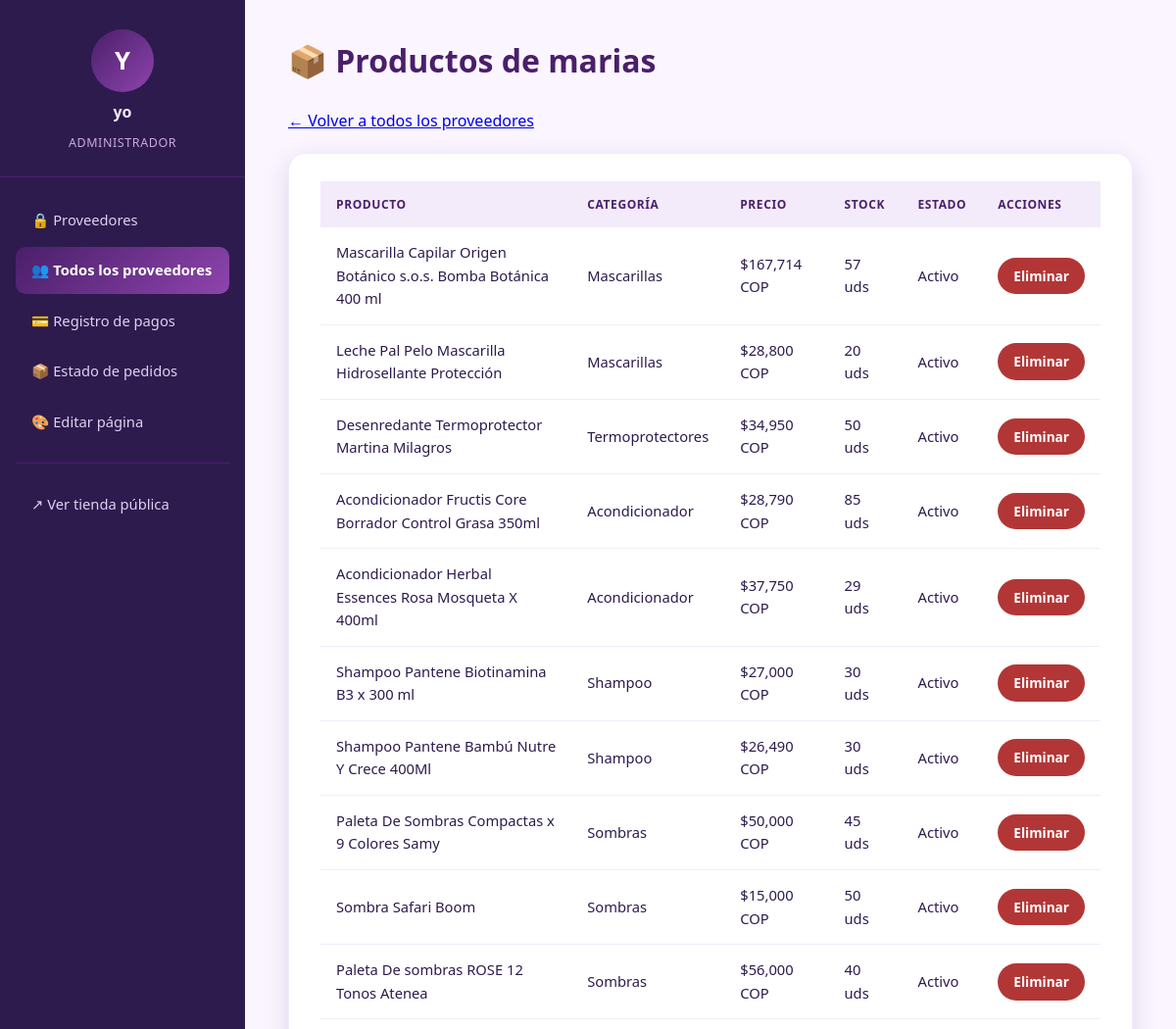
/adm/proveedores/6/productos/ (signed in, upper part), run on an earlier commit of the app's database.
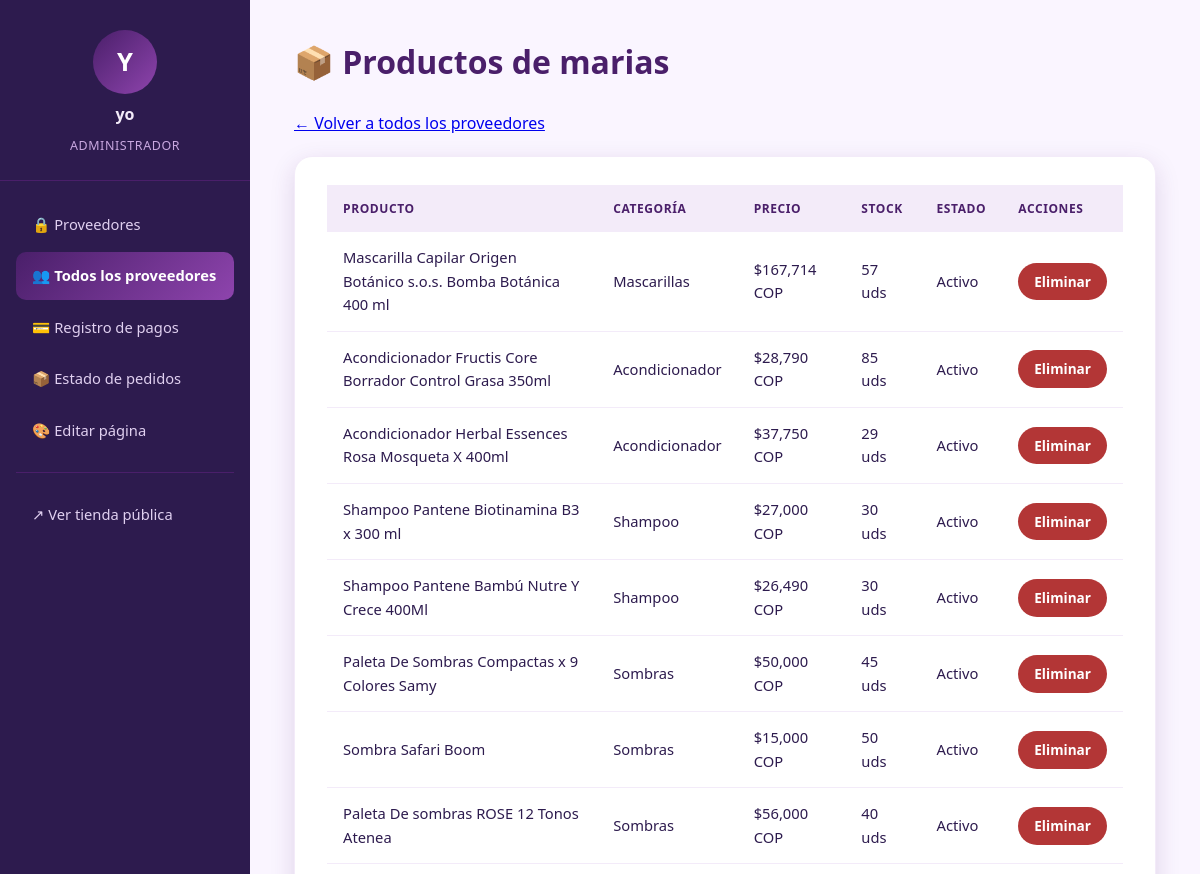
And on a later commit of the database.
### inventario/models.py (models this page shows, shortened)
class Producto(models.Model):
    proveedor = models.ForeignKey(User, on_delete=models.CASCADE, related_name='productos')
    categoria = models.ForeignKey(Categoria, on_delete=models.SET_NULL, null=True, related_name='articulos')
    nombre = models.CharField(max_length=150)
    marca = models.CharField(max_length=100, blank=True, null=True)
    descripcion = models.TextField()
    precio = models.DecimalField(
        max_digits=10,
        decimal_places=2,
        validators=[MinValueValidator(Decimal("0.00"))],
    )
    cantidad_disponible = models.PositiveIntegerField(default=0)
    imagen = models.ImageField(upload_to='productos/', blank=True, null=True)
    esta_activo = models.BooleanField(default=True, help_text="Permite pausar la venta del producto sin eliminarlo")
    fecha_creacion = models.DateTimeField(auto_now_add=True)
    ultima_actualizacion = models.DateTimeField(auto_now=True)
    HORAS_LIMITE_NUEVO = 5

class Categoria(models.Model):
    nombre = models.CharField(max_length=100, unique=True)
    descripcion = models.TextField(blank=True, null=True)
    categoria_padre = models.ForeignKey(
        'self',
        on_delete=models.CASCADE,
        null=True,
        blank=True,
        related_name='subcategorias',
        help_text="Déjalo vacío si esta es una categoría principal (ej. 'Cuidado del cabello')"
    )
    class Meta:
        verbose_name = "Categoría"
        verbose_name_plural = "Categorías"

### administracion/views.py (the view)
# urls.py: path('proveedores/<int:perfil_id>/productos/', views.productos_proveedor, name='productos_proveedor'),
@admin_required
def productos_proveedor(request, perfil_id):
    Perfil = apps.get_model("usuarios", "Perfil")
    Producto = apps.get_model("inventario", "Producto")
    perfil = get_object_or_404(Perfil, id=perfil_id, rol='PROVEEDOR')
    productos = Producto.objects.filter(proveedor=perfil.usuario).order_by('-fecha_creacion')
    return render(request, 'administracion/productos_proveedor.html', {
        'perfil_proveedor': perfil,
        'productos': productos,
        'active': 'lista_proveedores',
    })

### administracion/templates/administracion/productos_proveedor.html (shortened to what this page needs)
{% extends 'administracion/base_admin.html' %}
{% load humanize %}
{% block contenido %}
    <h1>📦 Productos de {{ perfil_proveedor.usuario.username }}</h1>
    <p style="margin-bottom: 1.2rem;">
        <a href="{% url 'administracion:lista_proveedores' %}">← Volver a todos los proveedores</a>
    </p>
    <section class="admin-card">
        {% if productos %}
            <table class="admin-table">
                <thead>
                    <tr>
                        <th>Producto</th>
                        <th>Categoría</th>
                        <th>Precio</th>
                        <th>Stock</th>
                        <th>Estado</th>
                        <th>Acciones</th>
                    </tr>
                </thead>
                <tbody>
                {% for producto in productos %}
                    <tr>
                        <td>{{ producto.nombre }}</td>
                        <td>{{ producto.categoria.nombre|default:"Sin categoría" }}</td>
                        <td>${{ producto.precio|floatformat:0|intcomma }} COP</td>
                        <td>{{ producto.cantidad_disponible }} uds</td>
                        <td>
                            {% if producto.esta_activo %}
                                <span class="badge-ok">Activo</span>
                            {% else %}
                                <span class="badge-pend">Pausado</span>
                            {% endif %}
                        </td>
                        <td>
                            <a href="{% url 'administracion:eliminar_producto_admin' producto_id=producto.id %}" class="btn btn-reject"
                               onclick="return confirm('¿Eliminar el producto {{ producto.nombre }} permanentemente?');">
                                Eliminar
                            </a>
                        </td>
                    </tr>
                {% endfor %}
                </tbody>
            </table>
        {% else %}
            <p>Este proveedor todavía no ha registrado productos.</p>
        {% endif %}
    </section>
{% endblock %}

What changed in the data, as far as the page shows it:
removed Producto: nombre "Leche Pal Pelo Mascarilla Hidrosellante Protección", categoria.nombre "Mascarillas", precio "28,800", cantidad_disponible "20", esta_activo "Activo"
removed Producto: nombre "Desenredante Termoprotector Martina Milagros", categoria.nombre "Termoprotectores", precio "34,950", cantidad_disponible "50", esta_activo "Activo"
